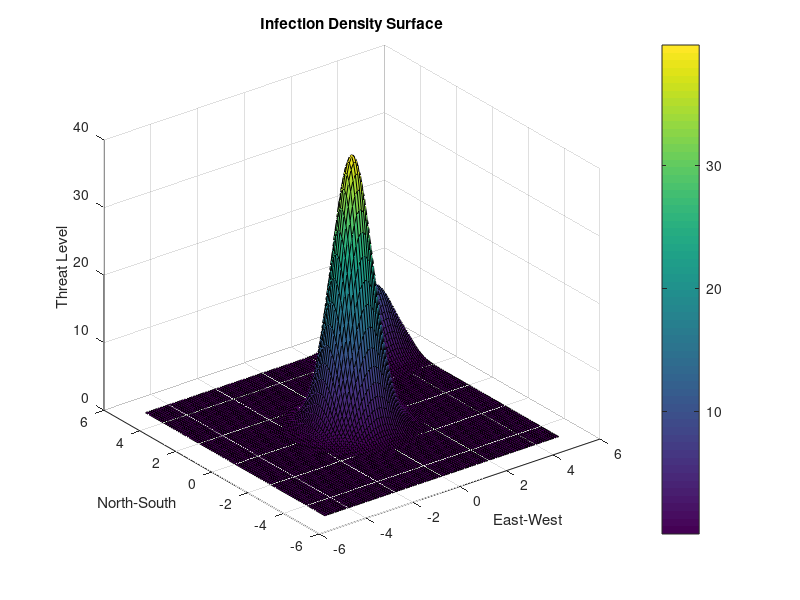
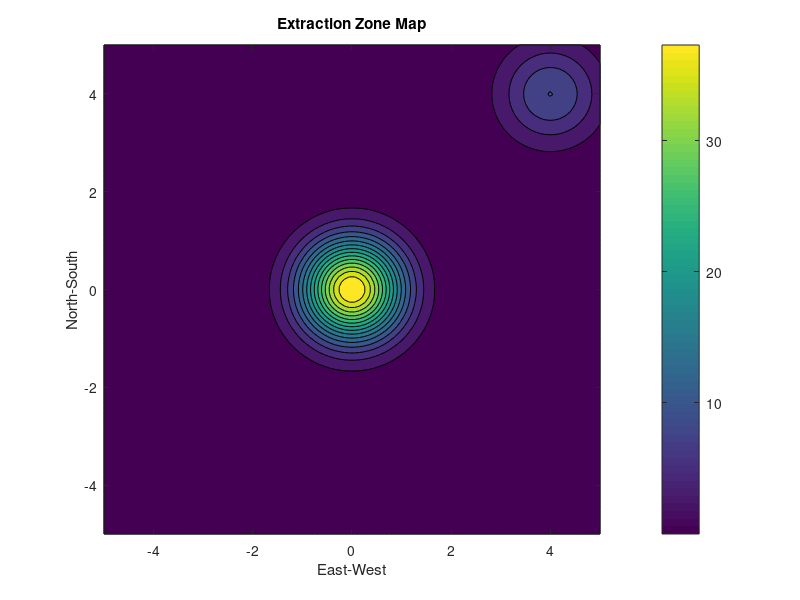

MATLAB code for these plots, in order:
fprintf('--- PHASE ADVANCED: Visualize the terrain ---\n');
% 1. Define grid vectors
x = linspace(-5, 5, 100);
y = linspace(-5, 5, 100);

% 2. Build the coordinate grid
[X, Y] = meshgrid(x, y);

% 3. Compute Infection Surface (two overlapping hotspots)
Z = 40 * exp(-((X).^2 + (Y).^2)) + 10 * exp(-((X-4).^2 + (Y-4).^2));

% 4. Plot the terrain
figure;
surf(X, Y, Z); 
colorbar; 
title('Infection Density Surface'); xlabel('East-West'); ylabel('North-South'); 
zlabel('Threat Level');

% 5. Locate safe zones
figure;
contourf(X, Y, Z, 15); 
colorbar; 
title('Extraction Zone Map'); xlabel('East-West');  ylabel('North-South');
fprintf('Prediction Complete. Check Figures.\n');